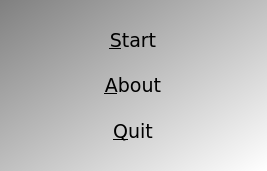
<?xml version="1.0" encoding="UTF-8"?>
<ui version="4.0">
 <class>QtConnectThreeMenuDialog</class>
 <widget class="QDialog" name="QtConnectThreeMenuDialog">
  <property name="geometry">
   <rect>
    <x>0</x>
    <y>0</y>
    <width>267</width>
    <height>171</height>
   </rect>
  </property>
  <property name="font">
   <font>
    <family>Verdana</family>
    <pointsize>14</pointsize>
   </font>
  </property>
  <property name="windowTitle">
   <string>ConnectThree</string>
  </property>
  <property name="styleSheet">
   <string notr="true">QDialog { 
background-color: qlineargradient(x1: 0, y1: 0, x2: 1, y2: 1, stop: 0  #808080, stop: 1 #ffffff);
}
QPushButton { background-color: rgb(255, 255, 255);  }
QPushButton { color: rgb(0,0,0); }
QPushButton { font: 32px, &quot;monospace&quot; }</string>
  </property>
  <layout class="QHBoxLayout" name="horizontalLayout">
   <item>
    <widget class="QWidget" name="widget" native="true">
     <property name="maximumSize">
      <size>
       <width>120</width>
       <height>16777215</height>
      </size>
     </property>
     <layout class="QVBoxLayout" name="verticalLayout">
      <item>
       <widget class="QPushButton" name="button_start">
        <property name="sizePolicy">
         <sizepolicy hsizetype="Minimum" vsizetype="Minimum">
          <horstretch>0</horstretch>
          <verstretch>0</verstretch>
         </sizepolicy>
        </property>
        <property name="text">
         <string>&amp;Start</string>
        </property>
        <property name="flat">
         <bool>true</bool>
        </property>
       </widget>
      </item>
      <item>
       <widget class="QPushButton" name="button_about">
        <property name="sizePolicy">
         <sizepolicy hsizetype="Minimum" vsizetype="Minimum">
          <horstretch>0</horstretch>
          <verstretch>0</verstretch>
         </sizepolicy>
        </property>
        <property name="text">
         <string>&amp;About</string>
        </property>
        <property name="flat">
         <bool>true</bool>
        </property>
       </widget>
      </item>
      <item>
       <widget class="QPushButton" name="button_quit">
        <property name="sizePolicy">
         <sizepolicy hsizetype="Minimum" vsizetype="Minimum">
          <horstretch>0</horstretch>
          <verstretch>0</verstretch>
         </sizepolicy>
        </property>
        <property name="text">
         <string>&amp;Quit</string>
        </property>
        <property name="flat">
         <bool>true</bool>
        </property>
       </widget>
      </item>
     </layout>
    </widget>
   </item>
  </layout>
 </widget>
 <resources/>
 <connections/>
</ui>
